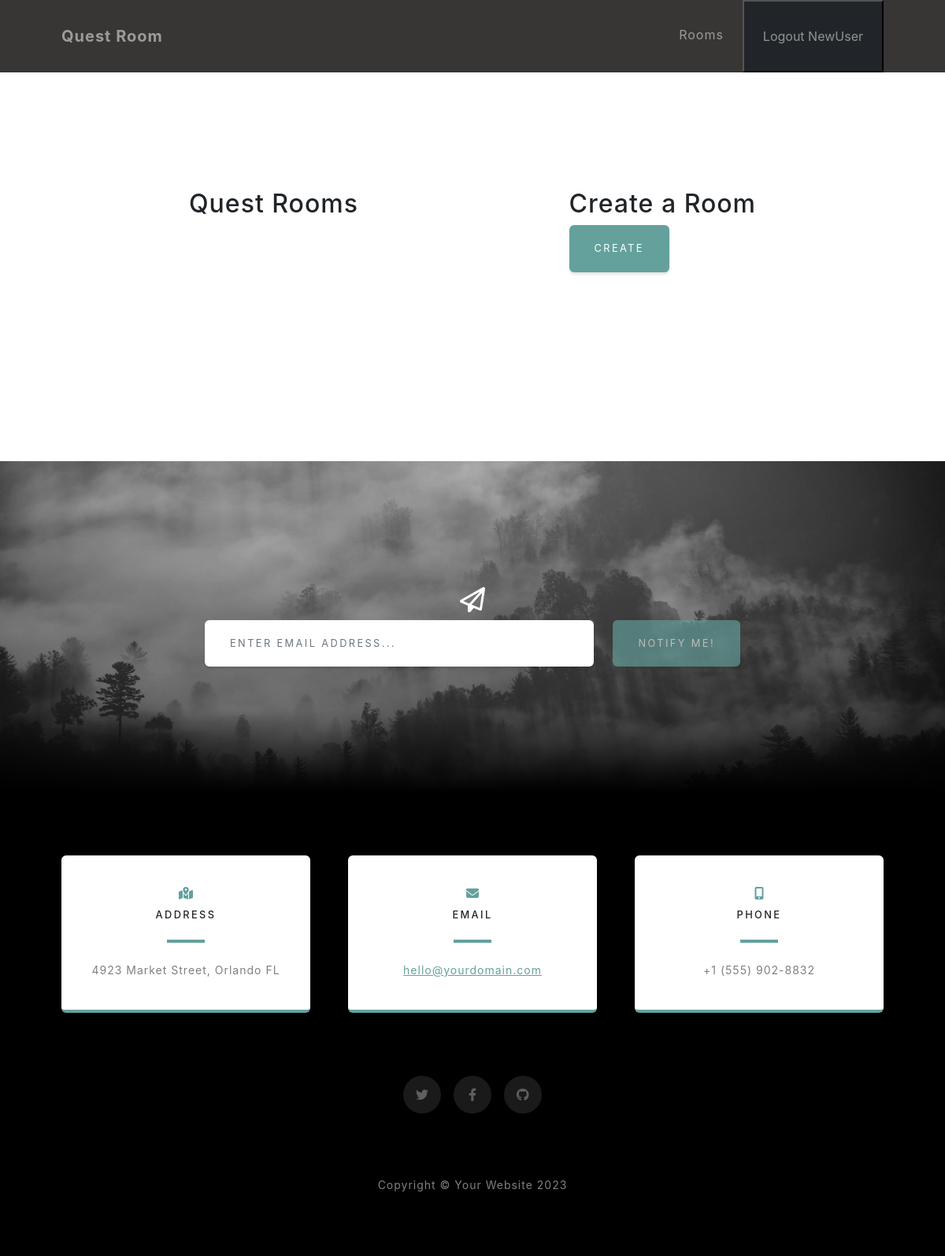
/rooms/ (signed in), run on an earlier commit of the app's database.
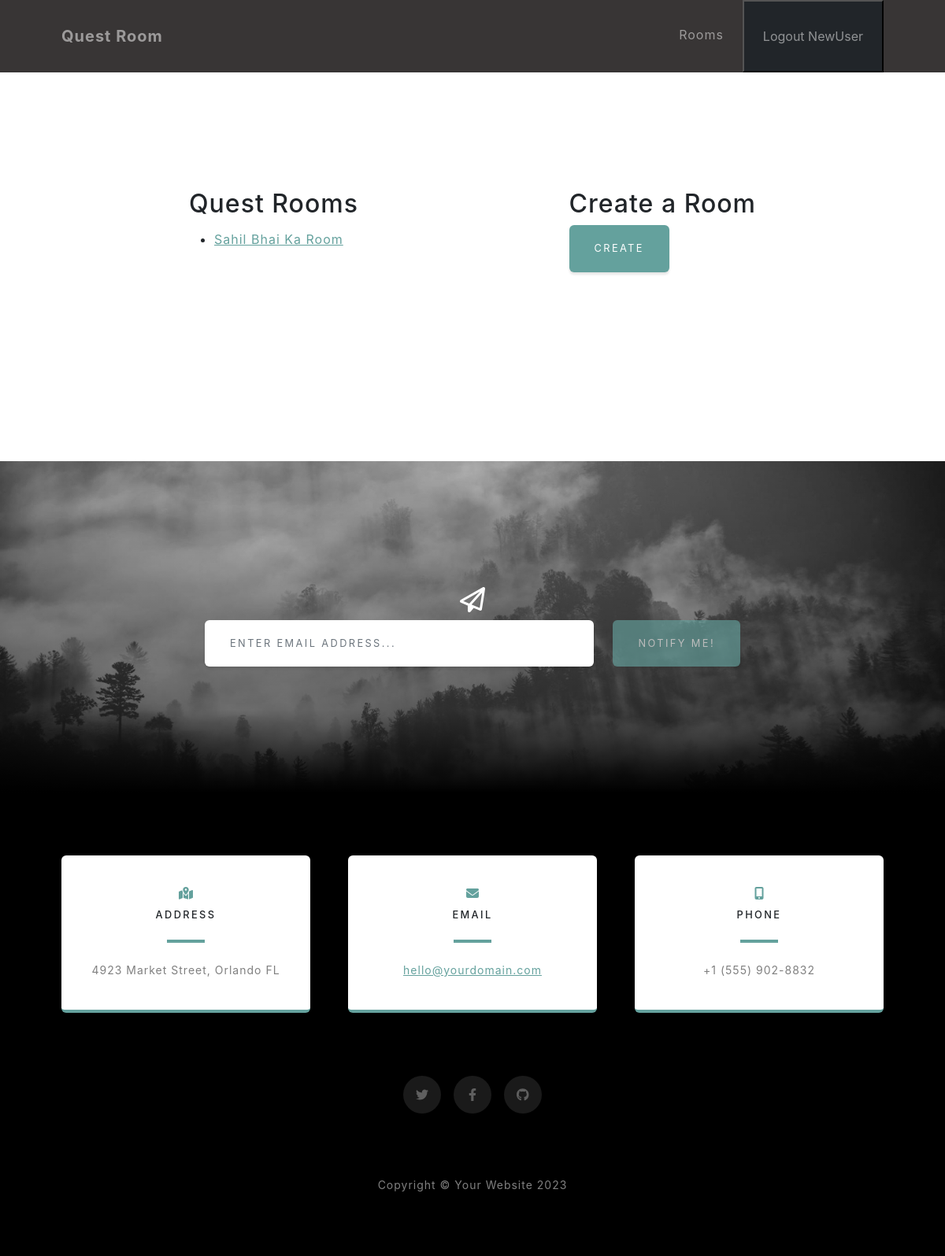
And on a later commit of the database.
### rooms/models.py (models this page shows, shortened)
class QuestRoom(models.Model):
    class RoomType(models.TextChoices):
        LEETCODE = 'LC', 'LeetCode Quest'
    name = models.CharField(max_length=50)
    description = models.TextField()
    room_type = models.CharField(
        choices=RoomType.choices,
        default=RoomType.LEETCODE,
        max_length=2
    )
    head = models.ForeignKey(User, on_delete=models.CASCADE, related_name='rooms')
    members = models.ManyToManyField(User)
    expire_days = models.PositiveIntegerField(default=1)
    expires_at = models.DateTimeField()
    daily_required_points = models.PositiveIntegerField(default=1)
    created_at = models.DateTimeField(auto_now_add=True)
    updated_at = models.DateTimeField(auto_now=True)
    class Meta:
        unique_together = [['name', 'head']]

### rooms/views.py (the view)
# urls.py: path('rooms/', views.view_rooms, name='view_rooms'),
@login_required
def view_rooms(request):
    rooms = request.user.rooms.all()
    return render(request, 'rooms/rooms.html', {'rooms': rooms})

### rooms/templates/rooms/rooms.html (shortened to what this page needs)
{% extends 'rooms/base.html' %}
{% block content %}
    <section class="rooms-section">
        <div class="rooms-container">
            <div class="user-rooms">
                <h2>Quest Rooms</h2>
                <ul>
                    {% for room in rooms %}
                        <li>
                            <a href="#">{{ room.name }}</a>
                        </li>
                    {% endfor %}
                </ul>
            </div>
            <div class="create-room">
                <h2>Create a Room</h2>
                <form action="{% url 'rooms:create_room' %}" method="post">
                    <button class="btn btn-primary" type="submit">Create</button>
                </form>
            </div>
        </div>
    </section>
{% endblock content %}

What changed in the data, as far as the page shows it:
added QuestRoom: name "Sahil Bhai Ka Room"
